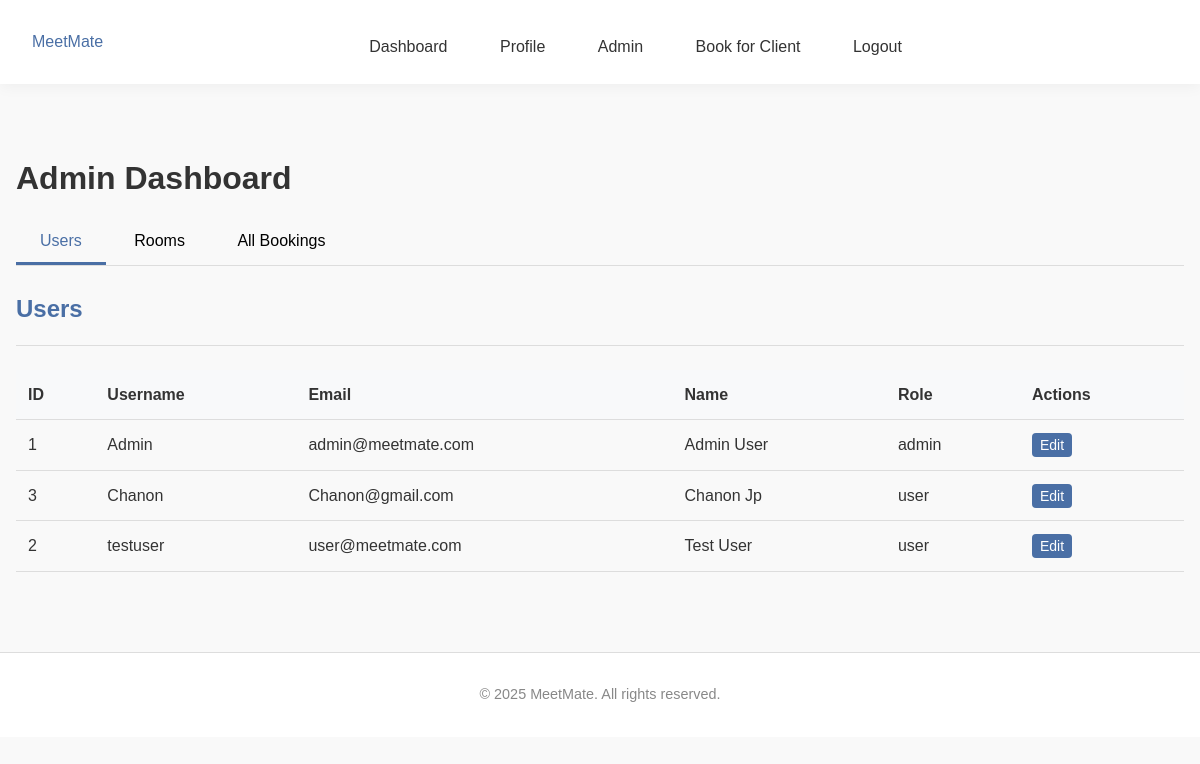
The page /admin (signed in) on the database its author committed.
### tables this page shows
CREATE TABLE users (
                id INTEGER PRIMARY KEY AUTOINCREMENT,
                username TEXT NOT NULL UNIQUE,
                email TEXT NOT NULL UNIQUE,
                password TEXT NOT NULL,
                firstname TEXT,
                lastname TEXT,
                dob TEXT,
                address TEXT,
                role TEXT DEFAULT 'user'
            );

### app.py (the view)
@app.route('/admin')
@login_required
@admin_required
def admin():
    connection = get_database_connection()
    cursor = connection.cursor()
    cursor.execute("SELECT * FROM users ORDER BY username")
    users = [dict(row) for row in cursor.fetchall()]
    cursor.execute("SELECT * FROM rooms ORDER BY name")
    rooms = [dict(row) for row in cursor.fetchall()]
    now = datetime.now()
    current_date = now.date()
    current_time = now.time()
    from datetime import date
    today = date.today().strftime('%Y-%m-%d')
    cursor.execute('''
        SELECT
            b.id,
            b.date,
            b.time_start,
            b.time_end,
            b.notes,
            u.username,
            r.name as room_name,
            admin.username as admin_name
        FROM bookings b
        JOIN users u ON b.user_id = u.id
        JOIN rooms r ON b.room_id = r.id
        LEFT JOIN users admin ON b.booking_admin_id = admin.id
        WHERE b.date = ?
        ORDER BY b.time_start
    ''', (today,))
    today_bookings = []
    for row in cursor.fetchall():
        booking = dict(row)
        if booking['admin_name']:
            booking['booked_by'] = f"Admin: {booking['admin_name']}"
        else:
            booking['booked_by'] = "Self"
        booking_date = date.fromisoformat(booking['date'])
        booking_start_time = time.fromisoformat(booking['time_start'] + ':00' if len(booking['time_start']) == 5 else booking['time_start'])
        if booking_date == current_date:
            booking['can_cancel'] = current_time < booking_start_time
            booking['status'] = 'Complete' if current_time >= booking_start_time else None
        else:
            booking['can_cancel'] = True
            booking['status'] = None
        today_bookings.append(booking)
    cursor.execute('''
        SELECT
            b.id,
            b.date,
            b.time_start,
            b.time_end,
            b.notes,
            u.username,
            r.name as room_name,
            admin.username as admin_name
        FROM bookings b
        JOIN users u ON b.user_id = u.id
        JOIN rooms r ON b.room_id = r.id
        LEFT JOIN users admin ON b.booking_admin_id = admin.id
        ORDER BY b.date, b.time_start
    ''')
    all_bookings = []
    for row in cursor.fetchall():
        booking = dict(row)
        if booking['admin_name']:
            booking['booked_by'] = f"Admin: {booking['admin_name']}"
        else:
            booking['booked_by'] = "Self"
        booking_date = date.fromisoformat(booking['date'])
        booking_start_time = time.fromisoformat(booking['time_start'] + ':00' if len(booking['time_start']) == 5 else booking['time_start'])
        if booking_date > current_date:
            booking['can_cancel'] = True
            booking['status'] = None
        elif booking_date == current_date:
            booking['can_cancel'] = current_time < booking_start_time
            booking['status'] = 'Complete' if current_time >= booking_start_time else None
        else:
            booking['can_cancel'] = False
            booking['status'] = 'Complete'
        all_bookings.append(booking)
    connection.close()
    return render_template('admin.html', users=users, rooms=rooms, bookings=all_bookings, today_bookings=today_bookings, today_date=today)

### app.py (called while the page is built)
def get_database_path():
    app_directory = app.root_path
    instance_directory = os.path.join(app_directory, 'instance')
    os.makedirs(instance_directory, exist_ok=True)
    database_path = os.path.join(instance_directory, 'meetmate.db')
    return database_path

def get_database_connection():
    db_path = get_database_path()
    connection = sqlite3.connect(db_path)
    connection.row_factory = sqlite3.Row
    return connection

def get_user_by_id(user_id):
    connection = get_database_connection()
    cursor = connection.cursor()
    cursor.execute("SELECT * FROM users WHERE id = ?", (user_id,))
    user = cursor.fetchone()
    connection.close()
    if user:
        return dict(user)
    return None

def login_required(f):
    @wraps(f)
    def decorated_function(*args, **kwargs):
        if 'user_id' not in session:
            flash('Please login to access this page', 'error')
            return redirect(url_for('login'))
        user = get_user_by_id(session['user_id'])
        if not user:
            session.clear()
            flash('Your account is no longer valid. Please login again.', 'warning')
            return redirect(url_for('login'))
        return f(*args, **kwargs)
    return decorated_function

def admin_required(f):
    @wraps(f)
    def decorated_function(*args, **kwargs):
        if 'user_id' not in session or session.get('role') != 'admin':
            flash('Admin access required for this page', 'error')
            return redirect(url_for('dashboard'))
        user=get_user_by_id(session['user_id'])
        if not user or user['role'] != 'admin':
            session.clear()
            flash('Admin session expired. Please login again.', 'warning')
            return redirect(url_for('login'))
        return f(*args, **kwargs)
    return decorated_function

### templates/admin.html (shortened to what this page needs)
{% extends "base.html" %}
{% block content %}
<div class="admin-dashboard">
    <h1>Admin Dashboard</h1>
    <div class="admin-tabs">
        <button class="tab-btn active" data-tab="users-tab">Users</button>
        <button class="tab-btn" data-tab="rooms-tab">Rooms</button>
        <button class="tab-btn" data-tab="bookings-tab">All Bookings</button>
    </div>
    <div class="tab-content">
        <div id="users-tab" class="tab-pane active">
            <div class="section-header">
                <h2>Users</h2>
            </div>
            <div class="table-responsive">
                <table class="admin-table">
                    <thead>
                        <tr>
                            <th>ID</th>
                            <th>Username</th>
                            <th>Email</th>
                            <th>Name</th>
                            <th>Role</th>
                            <th>Actions</th>
                        </tr>
                    </thead>
                    <tbody>
                        {% for user in users %}
                            <tr>
                                <td>{{ user.id }}</td>
                                <td>{{ user.username }}</td>
                                <td>{{ user.email }}</td>
                                <td>{{ user.firstname }} {{ user.lastname }}</td>
                                <td>{{ user.role }}</td>
                                <td>
                                    <button class="btn btn-sm btn-primary edit-user-btn"
                                            data-id="{{ user.id }}"
                                            data-username="{{ user.username }}"
                                            data-email="{{ user.email }}"
                                            data-firstname="{{ user.firstname }}"
                                            data-lastname="{{ user.lastname }}"
                                            data-dob="{{ user.dob }}"
                                            data-address="{{ user.address }}"
                                            data-role="{{ user.role }}">
                                        Edit
                                    </button>
                                </td>
                            </tr>
                        {% endfor %}
                    </tbody>
                </table>
            </div>
        </div>
    </div>
</div>
{% endblock %}

### static/css/style.css (style rules this page uses)
body { font-family: Arial, sans-serif; line-height: 1.6; color: #333; background-color: #f9f9f9; margin: 0; padding: 0; }
h1, h2, h3, h4, h5, h6 { margin-bottom: 1rem; font-weight: bold; }
.btn { display: inline-block; padding: 0.5rem 1rem; background-color: #4a6fa5; color: white; border: none; border-radius: 4px; cursor: pointer; font-size: 1rem; text-decoration: none; }
.btn-primary { background-color: #4a6fa5; }
.btn-sm { padding: 0.25rem 0.5rem; font-size: 0.875rem; }
.section-header { margin-bottom: 1.5rem; border-bottom: 1px solid #ddd; padding-bottom: 1rem; }
.section-header h2 { color: #4a6fa5; margin: 0; }
.admin-dashboard { padding: 2rem 0; }
.admin-tabs { margin-bottom: 1.5rem; border-bottom: 1px solid #ddd; }
.tab-btn { background: none; border: none; padding: 0.75rem 1.5rem; cursor: pointer; font-size: 1rem; border-bottom: 3px solid transparent; }
.tab-btn.active { color: #4a6fa5; border-bottom-color: #4a6fa5; }
.tab-pane { display: none; }
.tab-pane.active { display: block; }
.table-responsive { overflow-x: auto; }
.admin-table { width: 100%; border-collapse: collapse; }
.admin-table th, .admin-table td { padding: 0.75rem; text-align: left; border-bottom: 1px solid #ddd; }
.admin-table th { background-color: #f8f9fa; font-weight: bold; }

### rows shown on the page
users: id "1", username "Admin", email "admin@meetmate.com", firstname "Admin", lastname "User", role "admin"
users: id "3", username "Chanon", email "Chanon@gmail.com", firstname "Chanon", lastname "Jp", role "user"
users: id "2", username "testuser", email "user@meetmate.com", firstname "Test", lastname "User", role "user"
